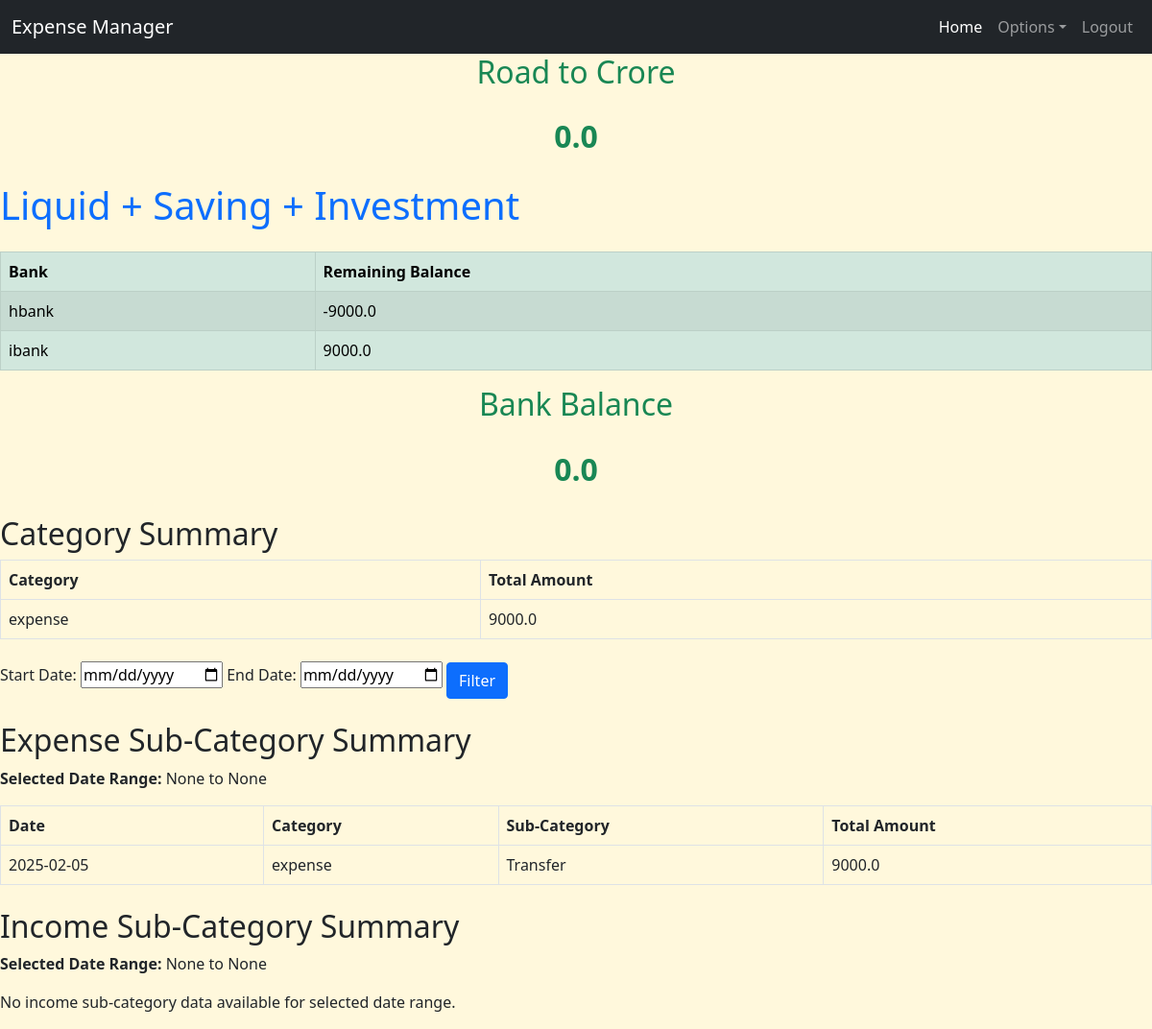
The page /summary (signed in) on the database as committed earlier.
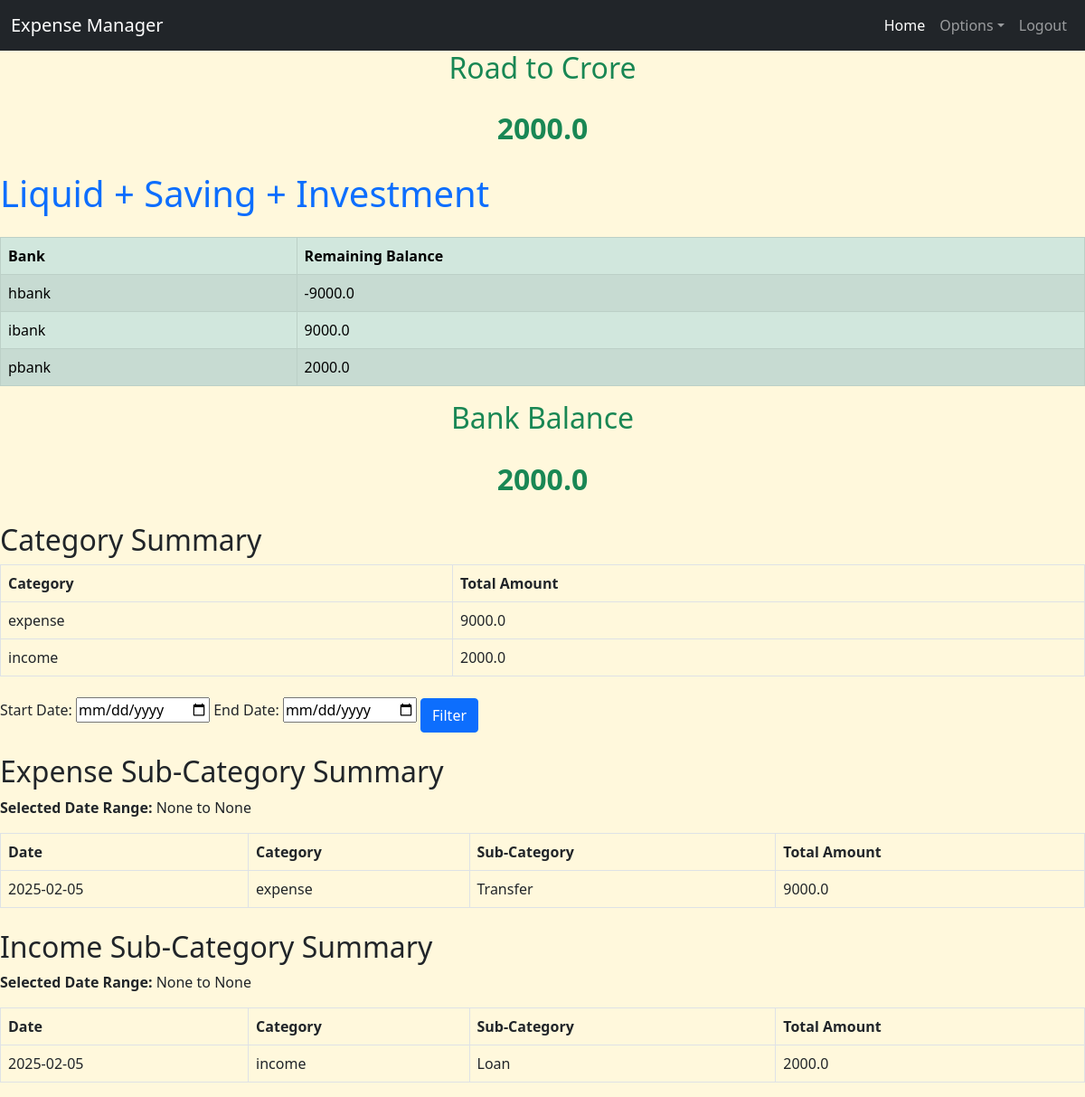
The same page on the database as committed later.
### app.py (models this page shows)
class IncomeExpenseManager(db.Model):
    id = db.Column(db.Integer, primary_key=True)
    date = db.Column(db.Date, nullable=False)
    from_bank = db.Column(db.String(10), nullable=True)
    to_bank = db.Column(db.String(10), nullable=True)
    category = db.Column(db.String(20), nullable=False)
    sub_category = db.Column(db.String(50), nullable=False)
    description = db.Column(db.String(100), nullable=False)
    amount = db.Column(db.Float, nullable=False)
    user_id = db.Column(db.Integer, db.ForeignKey('user.id'), nullable=False)  # NEW: Link expense to user
    user = db.relationship('User', backref=db.backref('expenses', lazy=True))  # NEW: Relationship

### app.py (the view)
@app.route('/summary')
@login_required
def category_summary():
    start_date = request.args.get('start_date')
    end_date = request.args.get('end_date')
    category_summary = db.session.query(IncomeExpenseManager.category, db.func.sum(IncomeExpenseManager.amount).label('total_amount')).filter(IncomeExpenseManager.user_id == current_user.id).group_by(IncomeExpenseManager.category).all() #.filter(IncomeExpenseManager.date.between(start_date, end_date))
    query = db.session.query(IncomeExpenseManager.date, IncomeExpenseManager.category, IncomeExpenseManager.sub_category, db.func.sum(IncomeExpenseManager.amount).label('total_amount')).filter(IncomeExpenseManager.user_id == current_user.id).group_by(IncomeExpenseManager.date, IncomeExpenseManager.category, IncomeExpenseManager.sub_category).order_by(IncomeExpenseManager.date.desc())
    if start_date and end_date:
        query = query.filter(IncomeExpenseManager.date.between(start_date, end_date))
    exp_sub_category_summary = query.filter(IncomeExpenseManager.category == 'expense').all()
    inc_sub_category_summary = query.filter(IncomeExpenseManager.category == 'income').all()
    from_bank_summary = db.session.query(IncomeExpenseManager.from_bank, db.func.sum(IncomeExpenseManager.amount).label('balance')).filter(IncomeExpenseManager.from_bank.isnot(None), IncomeExpenseManager.user_id == current_user.id).group_by(IncomeExpenseManager.from_bank).all() #, IncomeExpenseManager.date.between(start_date, end_date)
    to_bank_summary = db.session.query(IncomeExpenseManager.to_bank, db.func.sum(IncomeExpenseManager.amount).label('balance')).filter(IncomeExpenseManager.to_bank.isnot(None), IncomeExpenseManager.user_id == current_user.id).group_by(IncomeExpenseManager.to_bank).all() #, IncomeExpenseManager.date.between(start_date, end_date)
    included_banks = ['hbank', 'ibank', 'pbank']  # Exclude the other two
    select_from_bank_summary = db.session.query(IncomeExpenseManager.from_bank, db.func.sum(IncomeExpenseManager.amount).label('balance')).filter(IncomeExpenseManager.from_bank.isnot(None)).filter(IncomeExpenseManager.from_bank.in_(included_banks), IncomeExpenseManager.user_id == current_user.id).group_by(IncomeExpenseManager.from_bank).all()
    select_to_bank_summary = db.session.query(IncomeExpenseManager.to_bank, db.func.sum(IncomeExpenseManager.amount).label('balance')).filter(IncomeExpenseManager.to_bank.isnot(None)).filter(IncomeExpenseManager.to_bank.in_(included_banks), IncomeExpenseManager.user_id == current_user.id).group_by(IncomeExpenseManager.to_bank).all()
    bank_balances = {}
    for bank, balance in from_bank_summary:
        bank_balances[bank] = bank_balances.get(bank, 0) - balance  # removed - above in from_bank_summary and added - here
    for bank, balance in to_bank_summary:
        bank_balances[bank] = bank_balances.get(bank, 0) + balance
    select_bank_balances = {}
    for bank, balance in select_from_bank_summary:
        select_bank_balances[bank] = select_bank_balances.get(bank, 0) - balance  # removed - above in from_bank_summary and added - here
    for bank, balance in select_to_bank_summary:
        select_bank_balances[bank] = select_bank_balances.get(bank, 0) + balance
    total_bank_balance = sum(bank_balances.values())
    select_total_bank_balance = sum(select_bank_balances.values())
    return render_template('category_summary.html', category_summary=category_summary, exp_sub_category_summary=exp_sub_category_summary, inc_sub_category_summary=inc_sub_category_summary, bank_balances=bank_balances, total_bank_balance=total_bank_balance, select_bank_balances=select_bank_balances, select_total_bank_balance=select_total_bank_balance, start_date=start_date, end_date=end_date) #saving_summary=saving_summary, invest_summary=invest_summary,start_date=start_date.strftime('%Y-%m-%d'), end_date=end_date.strftime('%Y-%m-%d'),

### app.py (called while the page is built)
@login_manager.user_loader
def load_user(user_id):
    return User.query.get(int(user_id))  # Fetch user from database

### templates/category_summary.html
{% extends 'base.html' %}
{% block content %}
<h2 class="mb-4 text-success text-center">Road to Crore</h2>
<p class="mb-4 text-success text-center fs-2"><strong>{{ total_bank_balance | round(2) }}</strong></p>
<h1 class="mb-4 text-primary">Liquid + Saving + Investment</h1>
{% if bank_balances %}
<table class="table table-success table-striped table-bordered table-hover">
    <thead>
        <tr>
            <th scope="col">Bank</th>
            <th scope="col">Remaining Balance</th>
        </tr>
    </thead>
    <tbody>
        {% for bank, balance in bank_balances.items() %}
        <tr>
            <td>{{ bank if bank else 'None' }}</td>
            <td>{{ balance | round(2) }}</td>
        </tr>
        {% endfor %}
    </tbody>
</table>
{% else %}
<p>No bank balances available.</p>
{% endif %}
<h2 class="mb-4 text-success text-center">Bank Balance</h2>
<p class="mb-4 text-success text-center fs-2"><strong>{{ select_total_bank_balance | round(2) }}</strong></p>
<h2 class="mt-4">Category Summary</h2>
{% if category_summary %}
<table class="table table-bordered table-hover">
    <thead>
        <tr>
            <th scope="col">Category</th>
            <th scope="col">Total Amount</th>
        </tr>
    </thead>
    <tbody>
        {% for category, total_amount in category_summary %}
        <tr>
            <td>{{ category }}</td>
            <td>{{ total_amount | round(2) }}</td>
        </tr>
        {% endfor %}
    </tbody>
</table>
{% else %}
<p>No category data available.</p>
{% endif %}
<form method="GET" action="{{ url_for('category_summary') }}" class="mb-3">
    <label for="start_date">Start Date:</label>
    <input type="date" name="start_date" id="start_date" value="{{ start_date }}" class="">
    <label for="end_date">End Date:</label>
    <input type="date" name="end_date" id="end_date" value="{{ end_date }}" class="">
    <button type="submit" class="btn btn-primary mt-2">Filter</button>
</form>
<h2 class="mt-4">Expense Sub-Category Summary</h2>
<p><strong>Selected Date Range:</strong> {{ start_date }} to {{ end_date }}</p>
{% if exp_sub_category_summary %}
<table class="table table-bordered table-hover">
    <thead>
        <tr>
            <th scope="col">Date</th>
            <th scope="col">Category</th>
            <th scope="col">Sub-Category</th>
            <th scope="col">Total Amount</th>
        </tr>
    </thead>
    <tbody>
        {% for date, category, sub_category, total_amount in exp_sub_category_summary %}
        <tr>
            <td>{{ date.strftime('%Y-%m-%d') }}</td>
            <td>{{ category }}</td>
            <td>{{ sub_category }}</td>
            <td>{{ total_amount | round(2) }}</td>
        </tr>
        {% endfor %}
    </tbody>
</table>
{% else %}
<p>No expense sub-category data available for selected date range.</p>
{% endif %}
<h2 class="mt-4">Income Sub-Category Summary</h2>
<p><strong>Selected Date Range:</strong> {{ start_date }} to {{ end_date }}</p>
{% if inc_sub_category_summary %}
<table class="table table-bordered table-hover">
    <thead>
        <tr>
            <th scope="col">Date</th>
            <th scope="col">Category</th>
            <th scope="col">Sub-Category</th>
            <th scope="col">Total Amount</th>
        </tr>
    </thead>
    <tbody>
        {% for date, category, sub_category, total_amount in inc_sub_category_summary %}
        <tr>
            <td>{{ date.strftime('%Y-%m-%d') }}</td>
            <td>{{ category }}</td>
            <td>{{ sub_category }}</td>
            <td>{{ total_amount | round(2) }}</td>
        </tr>
        {% endfor %}
    </tbody>
</table>
{% else %}
<p>No income sub-category data available for selected date range.</p>
{% endif %}
{% endblock %}

Rows that differ between the two databases and show on the page:
added IncomeExpenseManager: to_bank "pbank", amount "2000.0", category "income", strftime "2025-02-05", sub_category "Loan"
Other text that changed with them:
{{ total_bank_balance | round(2) }}: "0.0" → "2000.0"
{{ select_total_bank_balance | round(2) }}: "0.0" → "2000.0"
text no longer shown: "No income sub-category data available for selected date range."
text now shown: "Date Category Sub-Category Total Amount"
